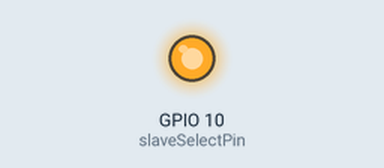
Simulated run of this sketch. Board: ESP32. Shown: output pins drawn as LEDs (lit = HIGH). What the sketch prints to the serial monitor is not drawn.

Above: at 0.1 s.
Timing chart, 0 to 1.6 s (numbered marks = the images above):
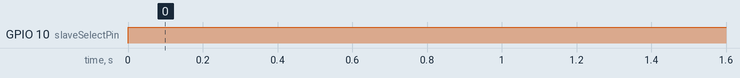

The sketch:

Teensyv2.ino
```cpp
#include <SPI.h>
const int slaveSelectPin = 10;
String guardar;
String texto;
int contador=0;
void setup() {
  pinMode (slaveSelectPin, OUTPUT);
  digitalWrite(slaveSelectPin, HIGH);
  SPI.begin();

}
void loop() {
      texto=envio();
      Serial.print(texto);
      delay(300);
}
String envio() {
  guardar="";
  int recibido= 0;
  SPI.beginTransaction(SPISettings(1000000, MSBFIRST, SPI_MODE0));
  // pone SS bajo para seleccionar esclavo:
  digitalWrite(slaveSelectPin, LOW);
  recibido=SPI.transfer(0);
  printf("%d",recibido);
  //Serial.printf("result = %d \n",recibido);
  if(recibido != 46 && recibido!= NULL){
    //Serial.println(char(recibido));
    guardar+=char(recibido);
  }
  // pin SS alto para deseleccionar esclavo:
  digitalWrite(slaveSelectPin, HIGH);
  // libero control de puerto SPI
  SPI.endTransaction();
  return guardar;
}
```

Measured:
- by itself, GPIO 10 (slaveSelectPin): LOW → HIGH at 0.00 s
